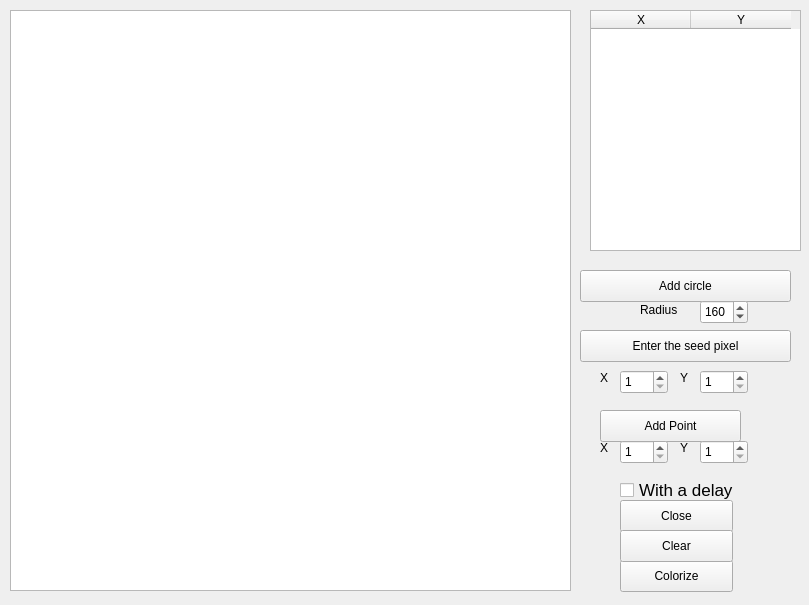
<?xml version="1.0" encoding="UTF-8"?>
<ui version="4.0">
 <class>MainWindow</class>
 <widget class="QMainWindow" name="MainWindow">
  <property name="geometry">
   <rect>
    <x>0</x>
    <y>0</y>
    <width>809</width>
    <height>605</height>
   </rect>
  </property>
  <property name="windowTitle">
   <string>Filling areasstring</string>
  </property>
  <widget class="QWidget" name="centralwidget">
   <widget class="QGraphicsView" name="view">
    <property name="geometry">
     <rect>
      <x>10</x>
      <y>10</y>
      <width>561</width>
      <height>581</height>
     </rect>
    </property>
   </widget>
   <widget class="QTableWidget" name="table">
    <property name="geometry">
     <rect>
      <x>590</x>
      <y>10</y>
      <width>211</width>
      <height>241</height>
     </rect>
    </property>
    <column>
     <property name="text">
      <string>X</string>
     </property>
    </column>
    <column>
     <property name="text">
      <string>Y</string>
     </property>
    </column>
   </widget>
   <widget class="QPushButton" name="paint">
    <property name="geometry">
     <rect>
      <x>620</x>
      <y>560</y>
      <width>113</width>
      <height>32</height>
     </rect>
    </property>
    <property name="text">
     <string>Colorize</string>
    </property>
   </widget>
   <widget class="QPushButton" name="lock">
    <property name="geometry">
     <rect>
      <x>620</x>
      <y>500</y>
      <width>113</width>
      <height>32</height>
     </rect>
    </property>
    <property name="text">
     <string>Close</string>
    </property>
   </widget>
   <widget class="QPushButton" name="erase">
    <property name="geometry">
     <rect>
      <x>620</x>
      <y>530</y>
      <width>113</width>
      <height>32</height>
     </rect>
    </property>
    <property name="text">
     <string>Clear</string>
    </property>
   </widget>
   <widget class="QCheckBox" name="delay">
    <property name="geometry">
     <rect>
      <x>620</x>
      <y>480</y>
      <width>141</width>
      <height>20</height>
     </rect>
    </property>
    <property name="font">
     <font>
      <pointsize>13</pointsize>
     </font>
    </property>
    <property name="text">
     <string>With a delay</string>
    </property>
   </widget>
   <widget class="QPushButton" name="addpoint">
    <property name="geometry">
     <rect>
      <x>600</x>
      <y>410</y>
      <width>141</width>
      <height>32</height>
     </rect>
    </property>
    <property name="text">
     <string>Add Point</string>
    </property>
   </widget>
   <widget class="QSpinBox" name="x">
    <property name="geometry">
     <rect>
      <x>620</x>
      <y>440</y>
      <width>48</width>
      <height>24</height>
     </rect>
    </property>
    <property name="minimum">
     <number>1</number>
    </property>
    <property name="maximum">
     <number>561</number>
    </property>
   </widget>
   <widget class="QSpinBox" name="y">
    <property name="geometry">
     <rect>
      <x>700</x>
      <y>440</y>
      <width>48</width>
      <height>24</height>
     </rect>
    </property>
    <property name="minimum">
     <number>1</number>
    </property>
    <property name="maximum">
     <number>581</number>
    </property>
   </widget>
   <widget class="QLabel" name="label">
    <property name="geometry">
     <rect>
      <x>600</x>
      <y>440</y>
      <width>16</width>
      <height>16</height>
     </rect>
    </property>
    <property name="text">
     <string>X</string>
    </property>
   </widget>
   <widget class="QLabel" name="label_2">
    <property name="geometry">
     <rect>
      <x>680</x>
      <y>440</y>
      <width>16</width>
      <height>16</height>
     </rect>
    </property>
    <property name="text">
     <string>Y</string>
    </property>
   </widget>
   <widget class="QSpinBox" name="p_y">
    <property name="geometry">
     <rect>
      <x>700</x>
      <y>370</y>
      <width>48</width>
      <height>24</height>
     </rect>
    </property>
    <property name="minimum">
     <number>1</number>
    </property>
    <property name="maximum">
     <number>581</number>
    </property>
   </widget>
   <widget class="QLabel" name="label_3">
    <property name="geometry">
     <rect>
      <x>600</x>
      <y>370</y>
      <width>16</width>
      <height>16</height>
     </rect>
    </property>
    <property name="text">
     <string>X</string>
    </property>
   </widget>
   <widget class="QPushButton" name="pixel">
    <property name="geometry">
     <rect>
      <x>580</x>
      <y>330</y>
      <width>211</width>
      <height>32</height>
     </rect>
    </property>
    <property name="text">
     <string>Enter the seed pixel</string>
    </property>
   </widget>
   <widget class="QSpinBox" name="p_x">
    <property name="geometry">
     <rect>
      <x>620</x>
      <y>370</y>
      <width>48</width>
      <height>24</height>
     </rect>
    </property>
    <property name="minimum">
     <number>1</number>
    </property>
    <property name="maximum">
     <number>561</number>
    </property>
   </widget>
   <widget class="QLabel" name="label_4">
    <property name="geometry">
     <rect>
      <x>680</x>
      <y>370</y>
      <width>16</width>
      <height>16</height>
     </rect>
    </property>
    <property name="text">
     <string>Y</string>
    </property>
   </widget>
   <widget class="QLabel" name="label_5">
    <property name="geometry">
     <rect>
      <x>640</x>
      <y>300</y>
      <width>71</width>
      <height>20</height>
     </rect>
    </property>
    <property name="text">
     <string>Radius</string>
    </property>
   </widget>
   <widget class="QPushButton" name="addcircle">
    <property name="geometry">
     <rect>
      <x>580</x>
      <y>270</y>
      <width>211</width>
      <height>32</height>
     </rect>
    </property>
    <property name="text">
     <string>Add circle</string>
    </property>
   </widget>
   <widget class="QSpinBox" name="rad">
    <property name="geometry">
     <rect>
      <x>700</x>
      <y>300</y>
      <width>48</width>
      <height>24</height>
     </rect>
    </property>
    <property name="minimum">
     <number>1</number>
    </property>
    <property name="maximum">
     <number>561</number>
    </property>
    <property name="value">
     <number>160</number>
    </property>
   </widget>
  </widget>
 </widget>
 <resources/>
 <connections/>
</ui>
